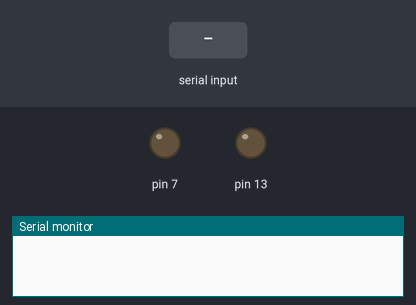
Recording of a sketch running on a simulated Arduino Uno, built with avr-gcc and run on an emulated ATmega328P. Shown: output pins drawn as LEDs (lit = HIGH), the last lines printed to the serial monitor. The inputs (shaded band) are chosen by the test bench.

Above: at 1.2 s.
1.3 s: "a" received over Serial
At 2.5 s:
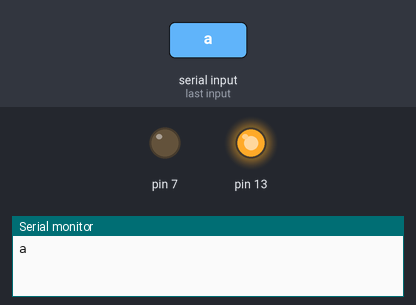
2.8 s: "b" received over Serial
4.3 s: "c" received over Serial
Timing chart, 0 to 7.3 s (numbered marks = the images above; inputs shaded):
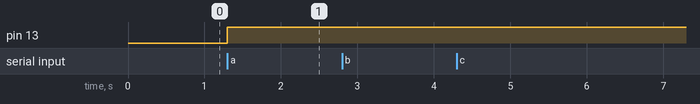

Measured:
- after the input at 1.3 s, pin 13: LOW → HIGH at once

The sketch:

MainBluetooth_Robotics.ino
```cpp
//--------------------------------------------------------------------
//PROJECT:  SPARKDEV ROBOTICS
//CODE: THIS CODE IS THE LOGIC BETWEEN THE MOBILE AND THE ROBOT
//DATE LAST MODIFIED: FEBRUARY 4TH, 2020.
//--------------------------------------------------------------------


//Initialize global variables
char data = 0;

void setup()
{
  Serial.begin(115200);  //initial the Serial

  //Set pin mode. NB This may change
  pinMode(13, OUTPUT);
  pinMode(7, OUTPUT);
}//end setup()


void loop()
{
  if (Serial.available())
  {
    data = Serial.read();

    Serial.println(data);//send what has been received

    Serial.println();   //print line feed character

    if(data == 'a') //Move forward
    {
      //Motor function would be called here
      digitalWrite(13, HIGH);
      digitalWrite(7, LOW);
    }//end if forward

    if (data == 'b')//Turn left
    {
      //Motor function would be called here

    }//end if left turn

    if(data == 'c') // Move backwards
    {
      //Motor function would be called here
      digitalWrite(13, HIGH);
      digitalWrite(8, LOW);
    }//end if backwards

    if (data == 'd') //Turn Right
    {
      //Motor function would be called here

    }//end if right turn

    else //Stop
    {
      //Motor function would be called here

    }//end else

  }//end if available

}//end void loop
```
